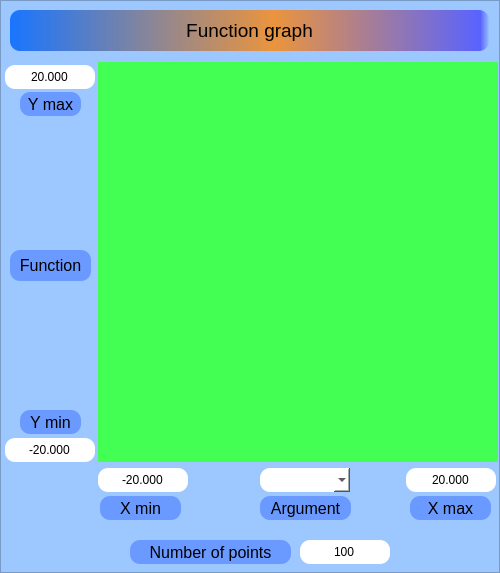
     <widget class="QFrame" name="frame_graph">
      <property name="minimumSize">
       <size>
        <width>500</width>
        <height>0</height>
       </size>
      </property>
      <property name="maximumSize">
       <size>
        <width>500</width>
        <height>16777215</height>
       </size>
      </property>
      <property name="sizeIncrement">
       <size>
        <width>0</width>
        <height>0</height>
       </size>
      </property>
      <property name="focusPolicy">
       <enum>Qt::ClickFocus</enum>
      </property>
      <property name="styleSheet">
       <string notr="true">background-color: rgb(157, 199, 255);</string>
      </property>
      <property name="frameShape">
       <enum>QFrame::StyledPanel</enum>
      </property>
      <property name="frameShadow">
       <enum>QFrame::Raised</enum>
      </property>
      <widget class="QCustomPlot" name="widget" native="true">
       <property name="geometry">
        <rect>
         <x>98</x>
         <y>62</y>
         <width>400</width>
         <height>400</height>
        </rect>
       </property>
       <property name="styleSheet">
        <string notr="true">background-color: rgb(67, 255, 83);</string>
       </property>
      </widget>
      <widget class="QDoubleSpinBox" name="y_max">
       <property name="geometry">
        <rect>
         <x>5</x>
         <y>65</y>
         <width>90</width>
         <height>24</height>
        </rect>
       </property>
       <property name="sizePolicy">
        <sizepolicy hsizetype="Fixed" vsizetype="Fixed">
         <horstretch>0</horstretch>
         <verstretch>0</verstretch>
        </sizepolicy>
       </property>
       <property name="minimumSize">
        <size>
         <width>0</width>
         <height>0</height>
        </size>
       </property>
       <property name="maximumSize">
        <size>
         <width>16777215</width>
         <height>16777215</height>
        </size>
       </property>
       <property name="baseSize">
        <size>
         <width>0</width>
         <height>0</height>
        </size>
       </property>
       <property name="focusPolicy">
        <enum>Qt::StrongFocus</enum>
       </property>
       <property name="styleSheet">
        <string notr="true">background-color: rgb(255, 255, 255);
border-radius: 10px;
color: rgb(0, 0, 0);</string>
       </property>
       <property name="wrapping">
        <bool>true</bool>
       </property>
       <property name="frame">
        <bool>false</bool>
       </property>
       <property name="alignment">
        <set>Qt::AlignCenter</set>
       </property>
       <property name="buttonSymbols">
        <enum>QAbstractSpinBox::NoButtons</enum>
       </property>
       <property name="decimals">
        <number>3</number>
       </property>
       <property name="minimum">
        <double>-1000000.000000000000000</double>
       </property>
       <property name="maximum">
        <double>1000000.000000000000000</double>
       </property>
       <property name="value">
        <double>20.000000000000000</double>
       </property>
      </widget>
      <widget class="QDoubleSpinBox" name="y_min">
       <property name="geometry">
        <rect>
         <x>5</x>
         <y>438</y>
         <width>90</width>
         <height>24</height>
        </rect>
       </property>
       <property name="sizePolicy">
        <sizepolicy hsizetype="Fixed" vsizetype="Fixed">
         <horstretch>0</horstretch>
         <verstretch>0</verstretch>
        </sizepolicy>
       </property>
       <property name="minimumSize">
        <size>
         <width>0</width>
         <height>0</height>
        </size>
       </property>
       <property name="maximumSize">
        <size>
         <width>16777215</width>
         <height>16777215</height>
        </size>
       </property>
       <property name="baseSize">
        <size>
         <width>0</width>
         <height>0</height>
        </size>
       </property>
       <property name="focusPolicy">
        <enum>Qt::StrongFocus</enum>
       </property>
       <property name="styleSheet">
        <string notr="true">background-color: rgb(255, 255, 255);
border-radius: 10px;
color: rgb(0, 0, 0);</string>
       </property>
       <property name="wrapping">
        <bool>true</bool>
       </property>
       <property name="frame">
        <bool>false</bool>
       </property>
       <property name="alignment">
        <set>Qt::AlignCenter</set>
       </property>
       <property name="buttonSymbols">
        <enum>QAbstractSpinBox::NoButtons</enum>
       </property>
       <property name="decimals">
        <number>3</number>
       </property>
       <property name="minimum">
        <double>-1000000.000000000000000</double>
       </property>
       <property name="maximum">
        <double>1000000.000000000000000</double>
       </property>
       <property name="value">
        <double>-20.000000000000000</double>
       </property>
      </widget>
      <widget class="QDoubleSpinBox" name="x_min">
       <property name="geometry">
        <rect>
         <x>98</x>
         <y>468</y>
         <width>90</width>
         <height>24</height>
        </rect>
       </property>
       <property name="sizePolicy">
        <sizepolicy hsizetype="Fixed" vsizetype="Fixed">
         <horstretch>0</horstretch>
         <verstretch>0</verstretch>
        </sizepolicy>
       </property>
       <property name="minimumSize">
        <size>
         <width>0</width>
         <height>0</height>
        </size>
       </property>
       <property name="maximumSize">
        <size>
         <width>16777215</width>
         <height>16777215</height>
        </size>
       </property>
       <property name="baseSize">
        <size>
         <width>0</width>
         <height>0</height>
        </size>
       </property>
       <property name="focusPolicy">
        <enum>Qt::StrongFocus</enum>
       </property>
       <property name="styleSheet">
        <string notr="true">background-color: rgb(255, 255, 255);
border-radius: 10px;
color: rgb(0, 0, 0);</string>
       </property>
       <property name="wrapping">
        <bool>true</bool>
       </property>
       <property name="frame">
        <bool>false</bool>
       </property>
       <property name="alignment">
        <set>Qt::AlignCenter</set>
       </property>
       <property name="buttonSymbols">
        <enum>QAbstractSpinBox::NoButtons</enum>
       </property>
       <property name="decimals">
        <number>3</number>
       </property>
       <property name="minimum">
        <double>-1000000.000000000000000</double>
       </property>
       <property name="maximum">
        <double>1000000.000000000000000</double>
       </property>
       <property name="value">
        <double>-20.000000000000000</double>
       </property>
      </widget>
      <widget class="QDoubleSpinBox" name="x_max">
       <property name="geometry">
        <rect>
         <x>406</x>
         <y>468</y>
         <width>90</width>
         <height>24</height>
        </rect>
       </property>
       <property name="sizePolicy">
        <sizepolicy hsizetype="Fixed" vsizetype="Fixed">
         <horstretch>0</horstretch>
         <verstretch>0</verstretch>
        </sizepolicy>
       </property>
       <property name="minimumSize">
        <size>
         <width>0</width>
         <height>0</height>
        </size>
       </property>
       <property name="maximumSize">
        <size>
         <width>16777215</width>
         <height>16777215</height>
        </size>
       </property>
       <property name="baseSize">
        <size>
         <width>0</width>
         <height>0</height>
        </size>
       </property>
       <property name="focusPolicy">
        <enum>Qt::StrongFocus</enum>
       </property>
       <property name="styleSheet">
        <string notr="true">background-color: rgb(255, 255, 255);
border-radius: 10px;
color: rgb(0, 0, 0);</string>
       </property>
       <property name="wrapping">
        <bool>true</bool>
       </property>
       <property name="frame">
        <bool>false</bool>
       </property>
       <property name="alignment">
        <set>Qt::AlignCenter</set>
       </property>
       <property name="buttonSymbols">
        <enum>QAbstractSpinBox::NoButtons</enum>
       </property>
       <property name="decimals">
        <number>3</number>
       </property>
       <property name="minimum">
        <double>-1000000.000000000000000</double>
       </property>
       <property name="maximum">
        <double>1000000.000000000000000</double>
       </property>
       <property name="value">
        <double>20.000000000000000</double>
       </property>
      </widget>
      <widget class="QComboBox" name="comboBox">
       <property name="geometry">
        <rect>
         <x>260</x>
         <y>468</y>
         <width>90</width>
         <height>24</height>
        </rect>
       </property>
       <property name="focusPolicy">
        <enum>Qt::StrongFocus</enum>
       </property>
       <property name="styleSheet">
        <string notr="true">background-color: rgb(255, 255, 255);
border-radius: 10px;
color: rgb(0, 0, 0);</string>
       </property>
       <property name="editable">
        <bool>false</bool>
       </property>
       <property name="currentText">
        <string/>
       </property>
       <property name="maxVisibleItems">
        <number>3</number>
       </property>
      </widget>
      <widget class="QLabel" name="label">
       <property name="geometry">
        <rect>
         <x>20</x>
         <y>92</y>
         <width>61</width>
         <height>24</height>
        </rect>
       </property>
       <property name="font">
        <font>
         <pointsize>12</pointsize>
        </font>
       </property>
       <property name="styleSheet">
        <string notr="true">background-color: rgb(106, 153, 255);

border-radius: 10px;</string>
       </property>
       <property name="text">
        <string>Y max</string>
       </property>
       <property name="alignment">
        <set>Qt::AlignCenter</set>
       </property>
      </widget>
      <widget class="QLabel" name="label_2">
       <property name="geometry">
        <rect>
         <x>20</x>
         <y>410</y>
         <width>61</width>
         <height>24</height>
        </rect>
       </property>
       <property name="font">
        <font>
         <pointsize>12</pointsize>
        </font>
       </property>
       <property name="styleSheet">
        <string notr="true">background-color: rgb(106, 153, 255);

border-radius: 10px;</string>
       </property>
       <property name="text">
        <string>Y min</string>
       </property>
       <property name="alignment">
        <set>Qt::AlignCenter</set>
       </property>
      </widget>
      <widget class="QLabel" name="label_3">
       <property name="geometry">
        <rect>
         <x>410</x>
         <y>496</y>
         <width>81</width>
         <height>24</height>
        </rect>
       </property>
       <property name="font">
        <font>
         <pointsize>12</pointsize>
        </font>
       </property>
       <property name="styleSheet">
        <string notr="true">background-color: rgb(106, 153, 255);

border-radius: 10px;</string>
       </property>
       <property name="text">
        <string>X max</string>
       </property>
       <property name="alignment">
        <set>Qt::AlignCenter</set>
       </property>
      </widget>
      <widget class="QLabel" name="label_4">
       <property name="geometry">
        <rect>
         <x>100</x>
         <y>496</y>
         <width>81</width>
         <height>24</height>
        </rect>
       </property>
       <property name="font">
        <font>
         <pointsize>12</pointsize>
        </font>
       </property>
       <property name="styleSheet">
        <string notr="true">background-color: rgb(106, 153, 255);

border-radius: 10px;</string>
       </property>
       <property name="text">
        <string>X min</string>
       </property>
       <property name="alignment">
        <set>Qt::AlignCenter</set>
       </property>
      </widget>
      <widget class="QLabel" name="label_5">
       <property name="geometry">
        <rect>
         <x>260</x>
         <y>496</y>
         <width>91</width>
         <height>24</height>
        </rect>
       </property>
       <property name="font">
        <font>
         <pointsize>12</pointsize>
        </font>
       </property>
       <property name="styleSheet">
        <string notr="true">background-color: rgb(106, 153, 255);

border-radius: 10px;</string>
       </property>
       <property name="text">
        <string>Argument</string>
       </property>
       <property name="alignment">
        <set>Qt::AlignCenter</set>
       </property>
      </widget>
      <widget class="QLabel" name="label_6">
       <property name="geometry">
        <rect>
         <x>10</x>
         <y>250</y>
         <width>81</width>
         <height>31</height>
        </rect>
       </property>
       <property name="font">
        <font>
         <pointsize>12</pointsize>
        </font>
       </property>
       <property name="styleSheet">
        <string notr="true">background-color: rgb(106, 153, 255);

border-radius: 10px;</string>
       </property>
       <property name="text">
        <string>Function</string>
       </property>
       <property name="alignment">
        <set>Qt::AlignCenter</set>
       </property>
      </widget>
      <widget class="QSpinBox" name="count_points">
       <property name="geometry">
        <rect>
         <x>300</x>
         <y>540</y>
         <width>90</width>
         <height>24</height>
        </rect>
       </property>
       <property name="focusPolicy">
        <enum>Qt::StrongFocus</enum>
       </property>
       <property name="styleSheet">
        <string notr="true">background-color: rgb(255, 255, 255);
border-radius: 10px;
color: rgb(0, 0, 0);</string>
       </property>
       <property name="alignment">
        <set>Qt::AlignCenter</set>
       </property>
       <property name="buttonSymbols">
        <enum>QAbstractSpinBox::NoButtons</enum>
       </property>
       <property name="maximum">
        <number>100000</number>
       </property>
       <property name="value">
        <number>100</number>
       </property>
      </widget>
      <widget class="QLabel" name="label_7">
       <property name="geometry">
        <rect>
         <x>130</x>
         <y>540</y>
         <width>161</width>
         <height>24</height>
        </rect>
       </property>
       <property name="font">
        <font>
         <pointsize>12</pointsize>
        </font>
       </property>
       <property name="styleSheet">
        <string notr="true">background-color: rgb(106, 153, 255);

border-radius: 10px;</string>
       </property>
       <property name="text">
        <string>Number of points</string>
       </property>
       <property name="alignment">
        <set>Qt::AlignCenter</set>
       </property>
      </widget>
      <widget class="QLabel" name="label_credit_2">
       <property name="geometry">
        <rect>
         <x>10</x>
         <y>10</y>
         <width>479</width>
         <height>41</height>
        </rect>
       </property>
       <property name="font">
        <font>
         <pointsize>14</pointsize>
        </font>
       </property>
       <property name="styleSheet">
        <string notr="true">background-color: qlineargradient(spread:pad, x1:0, y1:0, x2:1, y2:0, stop:0 rgba(25, 117, 255, 255), stop:0.55 rgba(235, 148, 61, 255), stop:0.98 rgba(88, 99, 255, 255), stop:1 rgba(0, 0, 0, 0));

border-radius: 10px;</string>
       </property>
       <property name="text">
        <string>Function graph</string>
       </property>
       <property name="alignment">
        <set>Qt::AlignCenter</set>
       </property>
      </widget>
     </widget>
